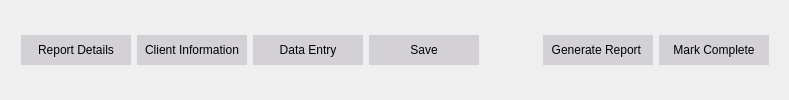
            <widget class="QWidget" name="tabSectionWidget" native="true">
             <property name="minimumSize">
              <size>
               <width>100</width>
               <height>70</height>
              </size>
             </property>
             <property name="styleSheet">
              <string notr="true">QWidget#tabSectionWidget {
	background-color:#323a47; 
	border-bottom: 1px solid; 
	border-bottom-color: rgba(0, 0, 0, 76);
	border-radius: 10px;
}

QPushButton { 
	min-width: 100px; 
	min-height: 20px; 
	background-color: rgb(212, 209, 214);
	padding: 5px;
	border:none;
} 

QPushButton::hover {
	background-color: rgb(194, 198, 198);
}
</string>
             </property>
             <layout class="QGridLayout" name="gridLayout_3">
              <property name="leftMargin">
               <number>12</number>
              </property>
              <property name="topMargin">
               <number>12</number>
              </property>
              <item row="0" column="0">
               <widget class="QWidget" name="tabSectionContainer" native="true">
                <property name="minimumSize">
                 <size>
                  <width>100</width>
                  <height>50</height>
                 </size>
                </property>
                <property name="maximumSize">
                 <size>
                  <width>16777215</width>
                  <height>50</height>
                 </size>
                </property>
                <property name="styleSheet">
                 <string notr="true">
</string>
                </property>
                <layout class="QHBoxLayout" name="horizontalLayout_4">
                 <item>
                  <widget class="QPushButton" name="pushButton">
                   <property name="text">
                    <string>Report Details</string>
                   </property>
                  </widget>
                 </item>
                 <item>
                  <widget class="QPushButton" name="clientInfoBtn">
                   <property name="text">
                    <string>Client Information</string>
                   </property>
                   <property name="checkable">
                    <bool>true</bool>
                   </property>
                  </widget>
                 </item>
                 <item>
                  <widget class="QPushButton" name="dataEntryBtn">
                   <property name="text">
                    <string>Data Entry</string>
                   </property>
                  </widget>
                 </item>
                 <item>
                  <widget class="QPushButton" name="pushButton_8">
                   <property name="text">
                    <string>Save</string>
                   </property>
                  </widget>
                 </item>
                 <item>
                  <spacer name="horizontalSpacer_5">
                   <property name="orientation">
                    <enum>Qt::Horizontal</enum>
                   </property>
                   <property name="sizeHint" stdset="0">
                    <size>
                     <width>40</width>
                     <height>20</height>
                    </size>
                   </property>
                  </spacer>
                 </item>
                </layout>
               </widget>
              </item>
              <item row="0" column="1">
               <widget class="QWidget" name="widget_12" native="true">
                <property name="styleSheet">
                 <string notr="true"/>
                </property>
                <layout class="QHBoxLayout" name="horizontalLayout_13">
                 <item>
                  <widget class="QWidget" name="widget_25" native="true">
                   <layout class="QHBoxLayout" name="horizontalLayout_11">
                    <property name="leftMargin">
                     <number>0</number>
                    </property>
                    <property name="topMargin">
                     <number>0</number>
                    </property>
                    <property name="rightMargin">
                     <number>0</number>
                    </property>
                    <property name="bottomMargin">
                     <number>0</number>
                    </property>
                    <item>
                     <widget class="QPushButton" name="createReportBtn">
                      <property name="text">
                       <string>Generate Report </string>
                      </property>
                     </widget>
                    </item>
                    <item>
                     <widget class="QPushButton" name="MarkerBtn">
                      <property name="text">
                       <string>Mark Complete</string>
                      </property>
                     </widget>
                    </item>
                   </layout>
                  </widget>
                 </item>
                </layout>
               </widget>
              </item>
             </layout>
            </widget>
